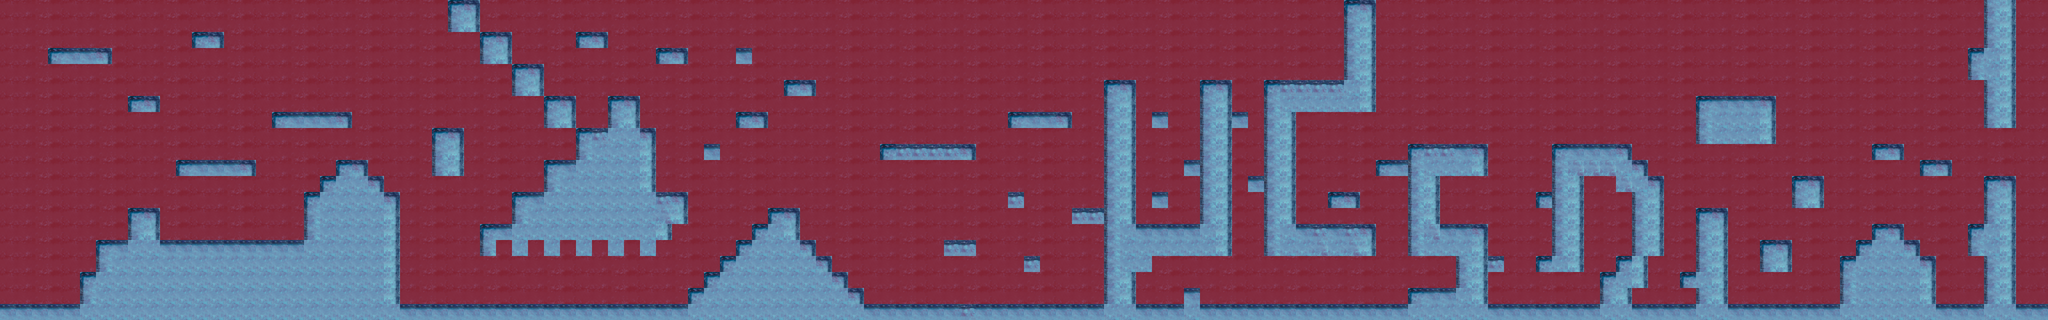

Tiled map render using the project's own tile images. Description and the map definition, with tile-layer contents summarised, below:
An orthogonal 128x20 tile map with 32x32 px tiles, 2 tile layers (background, blocked) and 5 objects (4x enemy, environmental).

<map version="1.0" orientation="orthogonal" renderorder="right-down" width="128" height="20" tilewidth="32" tileheight="32" nextobjectid="11">
 <tileset firstgid="1" name="tiles" tilewidth="32" tileheight="32" tilecount="12">
  <image source="vein-tile.png" width="128" height="96" />
  <tile id="5">
   <properties>
    <property name="collision" value="true" />
   </properties>
  </tile>
 </tileset>
 <layer name="background" width="128" height="20">
  <data>[2560 cells, 2560 non-empty, 4 distinct tile ids]</data>
 </layer>
 <layer name="blocked" width="128" height="20">
  <properties>
   <property name="collision" value="true" />
  </properties>
  <data>[2560 cells, 709 non-empty, 9 distinct tile ids]</data>
 </layer>
 <objectgroup name="objects">
  <object id="2" name="win" type="environmental" x="4039" y="380" width="46" height="159">
   <properties>
    <property name="texture" value="goal" />
   </properties>
  </object>
  <object id="6" name="wbc1" type="enemy" x="599" y="183" width="46" height="33">
   <ellipse />
  </object>
  <object id="8" name="wbc2" type="enemy" x="1214" y="160" width="49" height="32">
   <ellipse />
  </object>
  <object id="9" name="wbc3" type="enemy" x="2905" y="251" width="52" height="39">
   <ellipse />
  </object>
  <object id="10" name="wbc4" type="enemy" x="3750" y="406" width="52" height="40">
   <ellipse />
  </object>
 </objectgroup>
</map>